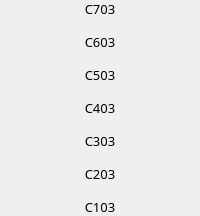
                            <widget class="QFrame" name="frame_68">
                             <property name="frameShape">
                              <enum>QFrame::NoFrame</enum>
                             </property>
                             <property name="frameShadow">
                              <enum>QFrame::Raised</enum>
                             </property>
                             <layout class="QVBoxLayout" name="verticalLayout_72">
                              <property name="spacing">
                               <number>15</number>
                              </property>
                              <property name="leftMargin">
                               <number>0</number>
                              </property>
                              <property name="topMargin">
                               <number>0</number>
                              </property>
                              <property name="rightMargin">
                               <number>0</number>
                              </property>
                              <property name="bottomMargin">
                               <number>0</number>
                              </property>
                              <item>
                               <widget class="QLabel" name="label_150">
                                <property name="font">
                                 <font>
                                  <family>Mitr SemiBold</family>
                                  <pointsize>10</pointsize>
                                 </font>
                                </property>
                                <property name="text">
                                 <string>C703</string>
                                </property>
                                <property name="alignment">
                                 <set>Qt::AlignCenter</set>
                                </property>
                               </widget>
                              </item>
                              <item>
                               <widget class="QLabel" name="label_151">
                                <property name="font">
                                 <font>
                                  <family>Mitr SemiBold</family>
                                  <pointsize>10</pointsize>
                                 </font>
                                </property>
                                <property name="text">
                                 <string>C603</string>
                                </property>
                                <property name="alignment">
                                 <set>Qt::AlignCenter</set>
                                </property>
                               </widget>
                              </item>
                              <item>
                               <widget class="QLabel" name="label_152">
                                <property name="font">
                                 <font>
                                  <family>Mitr SemiBold</family>
                                  <pointsize>10</pointsize>
                                 </font>
                                </property>
                                <property name="text">
                                 <string>C503</string>
                                </property>
                                <property name="alignment">
                                 <set>Qt::AlignCenter</set>
                                </property>
                               </widget>
                              </item>
                              <item>
                               <widget class="QLabel" name="label_153">
                                <property name="font">
                                 <font>
                                  <family>Mitr SemiBold</family>
                                  <pointsize>10</pointsize>
                                 </font>
                                </property>
                                <property name="text">
                                 <string>C403</string>
                                </property>
                                <property name="alignment">
                                 <set>Qt::AlignCenter</set>
                                </property>
                               </widget>
                              </item>
                              <item>
                               <widget class="QLabel" name="label_154">
                                <property name="font">
                                 <font>
                                  <family>Mitr SemiBold</family>
                                  <pointsize>10</pointsize>
                                 </font>
                                </property>
                                <property name="text">
                                 <string>C303</string>
                                </property>
                                <property name="alignment">
                                 <set>Qt::AlignCenter</set>
                                </property>
                               </widget>
                              </item>
                              <item>
                               <widget class="QLabel" name="label_155">
                                <property name="font">
                                 <font>
                                  <family>Mitr SemiBold</family>
                                  <pointsize>10</pointsize>
                                 </font>
                                </property>
                                <property name="text">
                                 <string>C203</string>
                                </property>
                                <property name="alignment">
                                 <set>Qt::AlignCenter</set>
                                </property>
                               </widget>
                              </item>
                              <item>
                               <widget class="QLabel" name="label_156">
                                <property name="font">
                                 <font>
                                  <family>Mitr SemiBold</family>
                                  <pointsize>10</pointsize>
                                 </font>
                                </property>
                                <property name="text">
                                 <string>C103</string>
                                </property>
                                <property name="alignment">
                                 <set>Qt::AlignCenter</set>
                                </property>
                               </widget>
                              </item>
                             </layout>
                            </widget>
